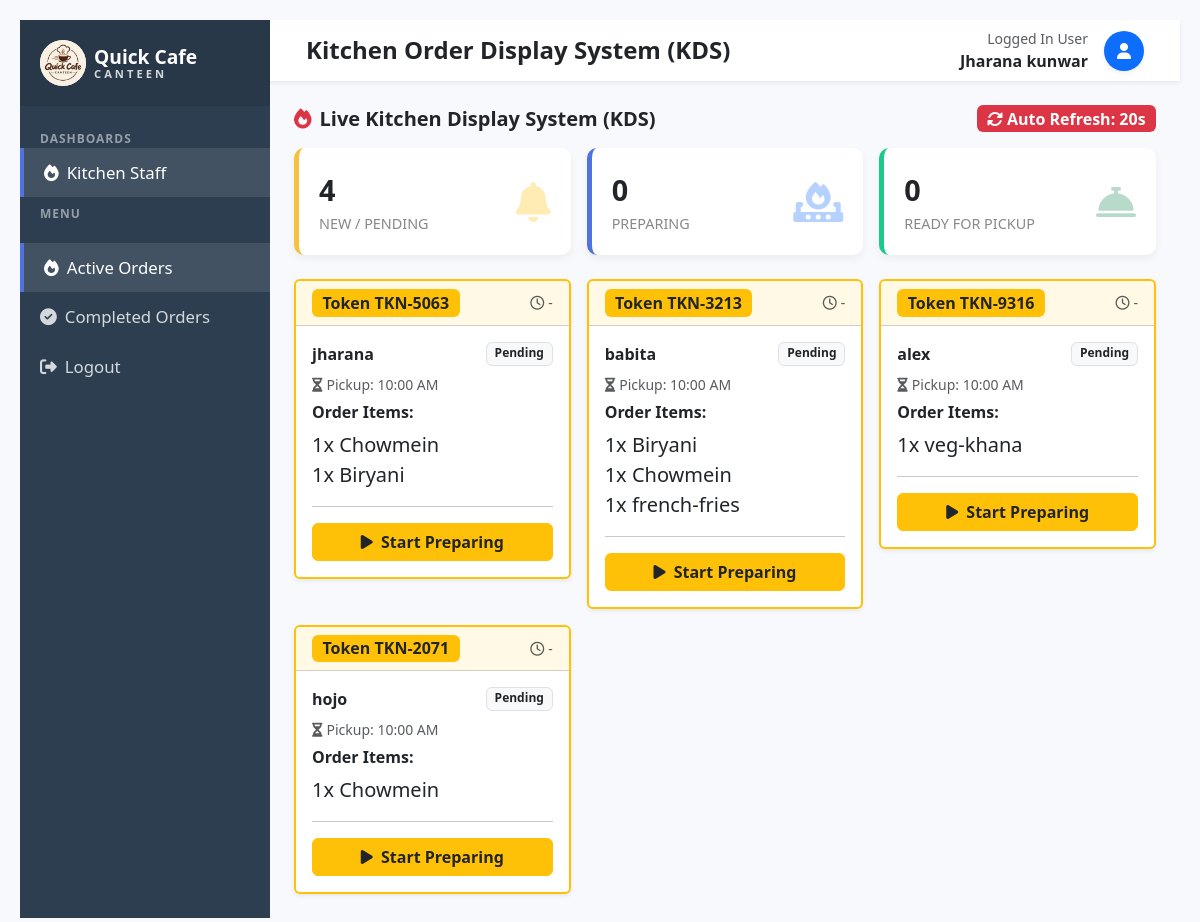
The page /staff (signed in) on the database as committed earlier.
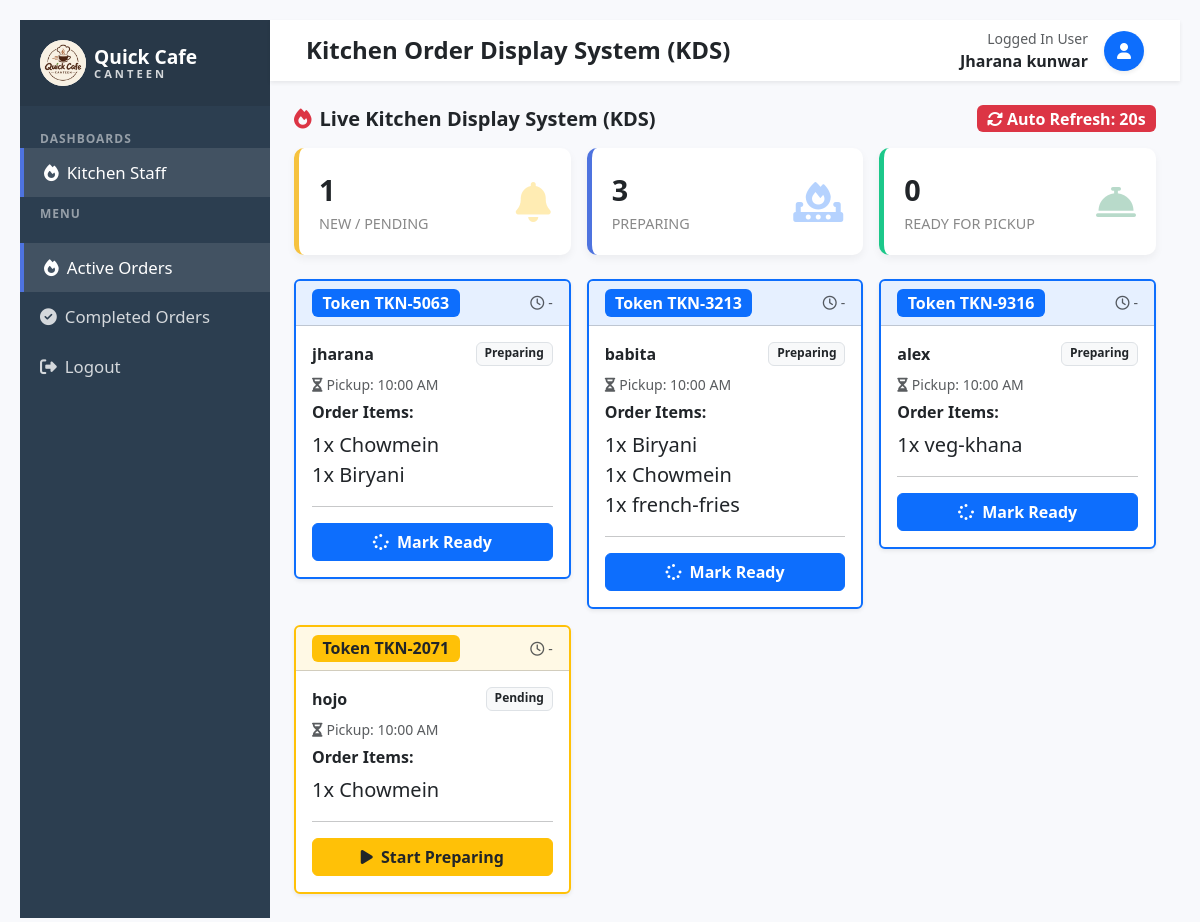
The same page on the database as committed later.
### run.py (models this page shows)
class User(db.Model):
    __tablename__ = 'user'
    user_id = db.Column(db.Integer, primary_key=True)
    name = db.Column(db.String(100), nullable=False)
    password = db.Column(db.String(255), nullable=False)
    email = db.Column(db.String(30), nullable=False, unique=True)
    role_id = db.Column(db.Integer, db.ForeignKey('role.role_id'), nullable=False)
    is_deleted = db.Column(db.Boolean, default=False, nullable=False)

class Digital_token(db.Model):
    __tablename__ = 'digital_token'
    token_id = db.Column(db.Integer, primary_key=True)
    token_number = db.Column(db.String(50), nullable=False)
    name = db.Column(db.String(100), nullable=False)
    price = db.Column(db.Float, nullable=False)
    quantity = db.Column(db.Integer, nullable=False, default=1)
    is_available = db.Column(db.Boolean, default=True, nullable=False)
    item_id = db.Column(db.Integer, db.ForeignKey('menu.item_id'), nullable=False)
    order_id = db.Column(db.Integer, db.ForeignKey('order.order_id'), nullable=False)
    is_deleted = db.Column(db.Boolean, default=False, nullable=False)
    kitchen_status = db.Column(db.String(20), nullable=False, default='Pending', server_default='Pending')
    created_at = db.Column(db.DateTime, default=datetime.now)

class Order(db.Model):
    __tablename__ = 'order'
    order_id = db.Column(db.Integer, primary_key=True)
    name = db.Column(db.String(100), nullable=False)
    total_amount = db.Column(db.Float, nullable=False)
    pickup_slot = db.Column(db.String(10), nullable=False)
    order_status = db.Column(db.Boolean, nullable=False)
    item_id = db.Column(db.Integer, db.ForeignKey('menu.item_id'), nullable=False)
    is_deleted = db.Column(db.Boolean, default=False, nullable=False)

### run.py (the view)
@app.route('/staff', endpoint='staff')
@role_required('staff')
def staff_page():
    view = 'completed' if request.args.get('view') == 'completed' else 'active'
    if view == 'completed':
        orders = kitchen_groups(['Completed'], newest_first=True, row_limit=200)[:20]
    else:
        orders = kitchen_groups(['Pending', 'Preparing', 'Ready'])
    counts = {k: 0 for k in ('Pending', 'Preparing', 'Ready')}
    if view == 'active':
        for g in orders:
            counts[g['status']] += 1
    return render_template('staff.html', staff_user=current_user(),
                           view=view, orders=orders, counts=counts)

### run.py (called while the page is built, shortened)
def current_user():
    uid = session.get('user_id')
    if not uid:
        return None
    user = db.session.get(User, uid)
    return None if (not user or user.is_deleted) else user

def role_group(user):
    role = db.session.get(Role, user.role_id) if user else None
    return ROLE_HOME.get(role.name.lower()) if role else None

def role_required(*allowed):
    def decorator(f):
        @wraps(f)
        def wrapper(*args, **kwargs):
            user = current_user()
            if not user or role_group(user) not in set(allowed) | {'admin'}:
                return deny_and_ask_login(' / '.join(allowed))
            return f(*args, **kwargs)
        return wrapper
    return decorator

def time_ago(dt):
    if not dt:
        return '-'

### templates/staff.html (shortened to what this page needs)
<!DOCTYPE html>
<html lang="en">
<head>
    <link href="https://cdn.jsdelivr.net/npm/bootstrap@5.3.0/dist/css/bootstrap.min.css" rel="stylesheet">
    <link href="https://cdnjs.cloudflare.com/ajax/libs/font-awesome/6.4.0/css/all.min.css" rel="stylesheet">
    <link href="{{ url_for('static', filename='css/style.css') }}" rel="stylesheet">
</head>
<body>
<div class="d-flex">
    <nav id="sidebar">
        <div class="sidebar-header d-flex align-items-center">
            <a href="{{ url_for('home') }}" class="d-flex align-items-center text-white text-decoration-none">
                <img src="{{ url_for('static', filename='logo.png') }}" alt="Quick Cafe Canteen logo"
                     class="me-2 bg-white" style="width:46px;height:46px;border-radius:50%;object-fit:cover;">
                <span style="line-height:1.15">
                    <span class="d-block fw-bold">Quick Cafe</span>
                    <span class="d-block" style="font-size:.7rem;letter-spacing:3px;opacity:.8;">CANTEEN</span>
                </span>
            </a>
        </div>
        <div class="nav-label mt-3">DASHBOARDS</div>
        <ul class="list-unstyled mb-0">
            <li class="active"><a href="{{ url_for('staff') }}"><i class="fa-solid fa-fire me-2"></i>Kitchen Staff</a></li>
        </ul>
        <div class="nav-label">MENU</div>
        <ul class="list-unstyled components">
            <li {% if view == 'active' %}class="active"{% endif %}><a href="{{ url_for('staff') }}"><i class="fa-solid fa-fire me-2"></i>Active Orders</a></li>
            <li {% if view == 'completed' %}class="active"{% endif %}><a href="{{ url_for('staff', view='completed') }}"><i class="fa-solid fa-circle-check me-2"></i>Completed Orders</a></li>
            <li><a href="{{ url_for('logout') }}"><i class="fa-solid fa-right-from-bracket me-2"></i>Logout</a></li>
        </ul>
    </nav>
    <div id="content" class="w-100">
        <nav class="navbar navbar-expand-lg navbar-light bg-white shadow-sm px-4">
            <div class="container-fluid">
                <h4 class="mb-0 fw-bold text-dark">Kitchen Order Display System (KDS)</h4>
                <div class="d-flex align-items-center">
                    <div class="me-3 text-end">
                        <small class="text-muted d-block">Logged In User</small>
                        <span class="fw-bold">{{ staff_user.name }}</span>
                    </div>
                    <div class="avatar bg-primary text-white rounded-circle d-flex align-items-center justify-content-center shadow-sm" style="width:40px;height:40px;">
                        <i class="fa-solid fa-user"></i>
                    </div>
                </div>
            </div>
        </nav>
        <div class="container-fluid p-4">
            {% if view == 'active' %}
            <div class="d-flex justify-content-between align-items-center mb-3">
                <h5 class="fw-bold mb-0 text-dark"><i class="fa-solid fa-fire text-danger me-2"></i>Live Kitchen Display System (KDS)</h5>
                <span class="badge bg-danger fs-6"><i class="fa-solid fa-rotate me-1"></i>Auto Refresh: 20s</span>
            </div>
            <div class="row g-3 mb-4">
                <div class="col-md-4"><div class="card-counter warning d-flex justify-content-between align-items-center"><div><span class="count-numbers">{{ counts['Pending'] }}</span><span class="count-name">New / Pending</span></div><i class="fa-solid fa-bell text-warning"></i></div></div>
                <div class="col-md-4"><div class="card-counter primary d-flex justify-content-between align-items-center"><div><span class="count-numbers">{{ counts['Preparing'] }}</span><span class="count-name">Preparing</span></div><i class="fa-solid fa-fire-burner text-primary"></i></div></div>
                <div class="col-md-4"><div class="card-counter success d-flex justify-content-between align-items-center"><div><span class="count-numbers">{{ counts['Ready'] }}</span><span class="count-name">Ready for Pickup</span></div><i class="fa-solid fa-bell-concierge text-success"></i></div></div>
            </div>
            {% else %}
            <h5 class="fw-bold mb-3 text-dark"><i class="fa-solid fa-circle-check text-success me-2"></i>Completed Orders <small class="text-muted fw-normal">(latest 20)</small></h5>
            {% endif %}
            <div class="row g-3">
                {% for g in orders %}
                {% set color = {'Pending':'warning','Preparing':'primary','Ready':'success','Completed':'secondary'}[g.status] %}
                <div class="col-md-6 col-xl-4">
                    <div class="card border-{{ color }} border-{{ 1 if g.status == 'Completed' else 2 }} shadow-sm {{ 'opacity-75' if g.status == 'Completed' else '' }}">
                        <div class="card-header bg-{{ color }} bg-opacity-10 d-flex justify-content-between align-items-center">
                            <span class="badge bg-{{ color }} {{ 'text-dark' if g.status == 'Pending' else '' }} fs-6">Token {{ g.number }}</span>
                            <small class="text-muted"><i class="fa-regular fa-clock me-1"></i>{{ g.age }}</small>
                        </div>
                        <div class="card-body">
                            <div class="d-flex justify-content-between mb-2">
                                <span class="fw-bold">{{ g.customer }}</span>
                                <span class="badge bg-light text-dark border">{{ g.status }}</span>
                            </div>
                            <div class="small text-muted mb-2"><i class="fa-solid fa-hourglass-half me-1"></i>Pickup: {{ g.pickup }}</div>
                            <h6 class="card-title fw-bold">Order Items:</h6>
                            <ul class="list-unstyled {{ 'text-decoration-line-through' if g.status == 'Completed' else '' }}">
                                {% for t in g.lines %}<li class="{{ '' if g.status == 'Completed' else 'fs-5' }}">{{ t.quantity }}x {{ t.name }}</li>{% endfor %}
                            </ul>
                            <hr>
                            {% if g.next %}
                            <form method="post" action="{{ url_for('staff_update_status', token_number=g.number) }}">
                                <button class="btn btn-{{ color }} w-100 fw-bold {{ 'text-dark' if g.status == 'Pending' else '' }}">
                                    {% if g.status == 'Pending' %}<i class="fa-solid fa-play me-1"></i>
                                    {% elif g.status == 'Preparing' %}<i class="fa-solid fa-spinner fa-spin me-1"></i>
                                    {% else %}<i class="fa-solid fa-check-circle me-1"></i>{% endif %}
                                    {{ g.next[1] }}
                                </button>
                            </form>
                            {% else %}
                            <button class="btn btn-secondary w-100" disabled>Handed Over / Closed</button>
                            {% endif %}
                        </div>
                    </div>
                </div>
                {% else %}
                <div class="col-12"><div class="text-center text-muted py-5">
                    <i class="fa-solid fa-mug-hot fa-2x mb-2"></i><div>{{ 'No active orders right now.' if view == 'active' else 'No completed orders yet.' }}</div>
                </div></div>
                {% endfor %}
            </div>
        </div>
    </div>
</div>
</body>
</html>

### static/css/style.css (style rules this page uses)
body { padding: 10px; margin: 10px; background-color: rgb(244, 244, 237); }
:root { --primary-color:#4e73df;--secondary-color:#858796;--success-color:#1cc88a;--info-color:#36b9cc;--warning-color:#f6c23e;--danger-color:#e74a3b;--dark-bg:#2c3e50 }
body { font-family:'Segoe UI',Tahoma,Geneva,Verdana,sans-serif;background-color:#f8f9fc;overflow-x:hidden }
#sidebar { min-width:250px;max-width:250px;background:var(--dark-bg);color:#fff;transition:all .3s;min-height:100vh }
#sidebar .sidebar-header { padding:20px;background:rgba(0,0,0,.1);font-weight:bold;font-size:1.2rem }
#sidebar ul.components { padding:20px 0 }
#sidebar ul li a { padding:12px 20px;font-size:1.05rem;display:block;color:rgba(255,255,255,.8);text-decoration:none;transition:.2s }
#sidebar ul li a:hover,#sidebar ul li.active>a { color:#fff;background:rgba(255,255,255,.1);border-left:4px solid var(--primary-color) }
#sidebar .nav-label { padding:8px 20px 0;font-size:.75rem;font-weight:bold;color:rgba(255,255,255,.5);letter-spacing:1px }
.card-counter { box-shadow:0 4px 8px 0 rgba(0,0,0,.05);padding:20px;background-color:#fff;border-radius:10px;border-left:5px solid;transition:transform .2s }
.card-counter.primary { border-left-color:var(--primary-color) }
.card-counter.success { border-left-color:var(--success-color) }
.card-counter.warning { border-left-color:var(--warning-color) }
.card-counter i { font-size:2.5em;opacity:.3 }
.card-counter .count-numbers { font-size:1.8em;font-weight:bold;display:block }
.card-counter .count-name { font-size:.9em;color:#888;text-transform:uppercase }

Rows that differ between the two databases and show on the page:
changed Digital_token "TKN-5063": kitchen_status "Pending" → "Preparing" (drawn); status "Pending" → "Preparing"; next "Start Preparing" → "Mark Ready"
changed Digital_token "TKN-3213": kitchen_status "Pending" → "Preparing" (drawn); status "Pending" → "Preparing"; next "Start Preparing" → "Mark Ready"
changed Digital_token "veg-khana": kitchen_status "Pending" → "Preparing" (drawn); status "Pending" → "Preparing"; next "Start Preparing" → "Mark Ready"
Other text that changed with them:
{{ counts['Pending'] }}: "4" → "1"
{{ counts['Preparing'] }}: "0" → "3"
